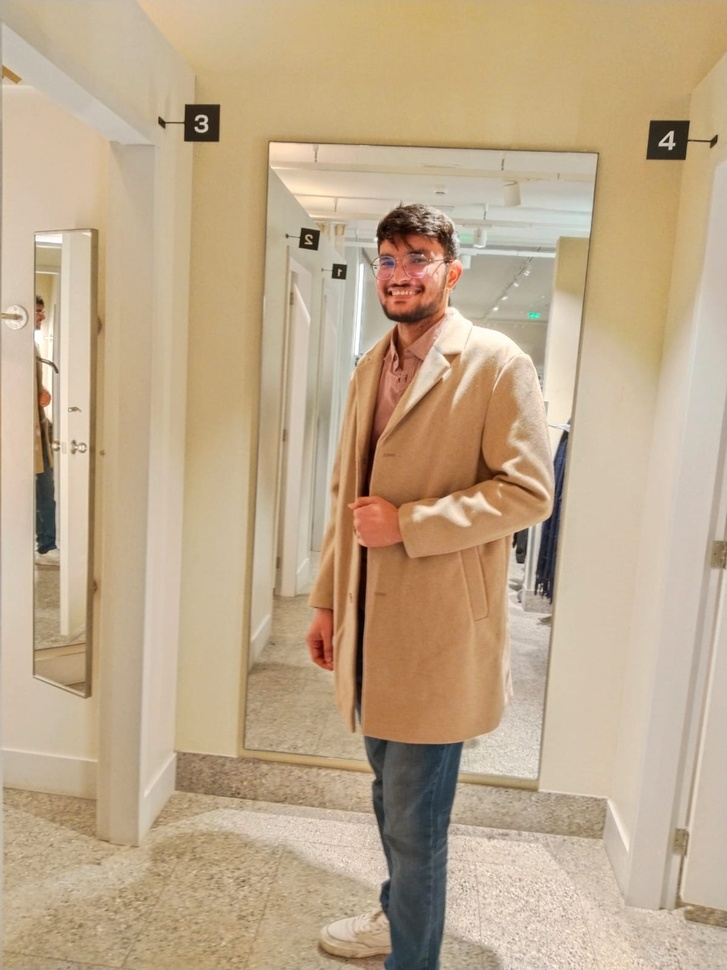
#> input picture Muki.jpeg, 727 x 970 px, shrunk from 1200 x 1600 before the run, found by its file name
$ jupyter execute --allow-errors 14Jan.ipynb
#> lines starting #> are read from the running program, lines starting #| are printed output that depends on the picture
Point Processing Techniques

[cell 1]
import cv2
import numpy as np

Image Negative

[cell 2]
img = cv2.imread('Pattern-Recognition/Muki.jpeg',0)
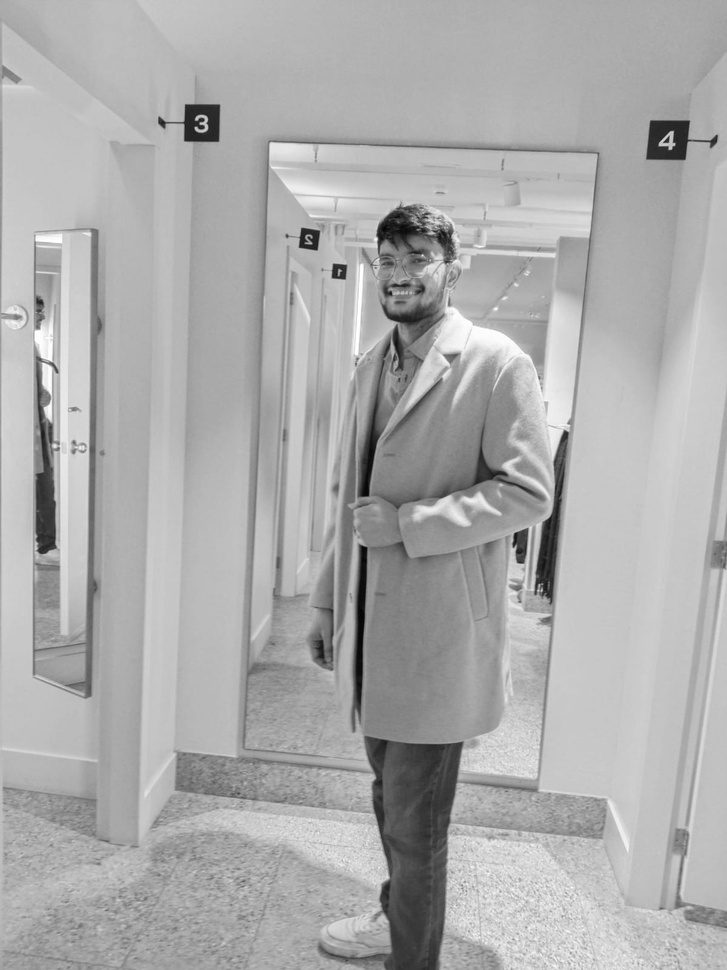
#> img: shape (970, 727); min 2, max 255, mean 172.2

To ascertain total numbers of rows and columns of the image, size of the image

[cell 3]
m,n = img.shape
#> m = 970; n = 727

To find the maximum grey level value in the image

[cell 4]
L = img.max()
#> L = 255

Maximum grey level value  minus the original image gives the negative image

[cell 5]
img_neg = L-img
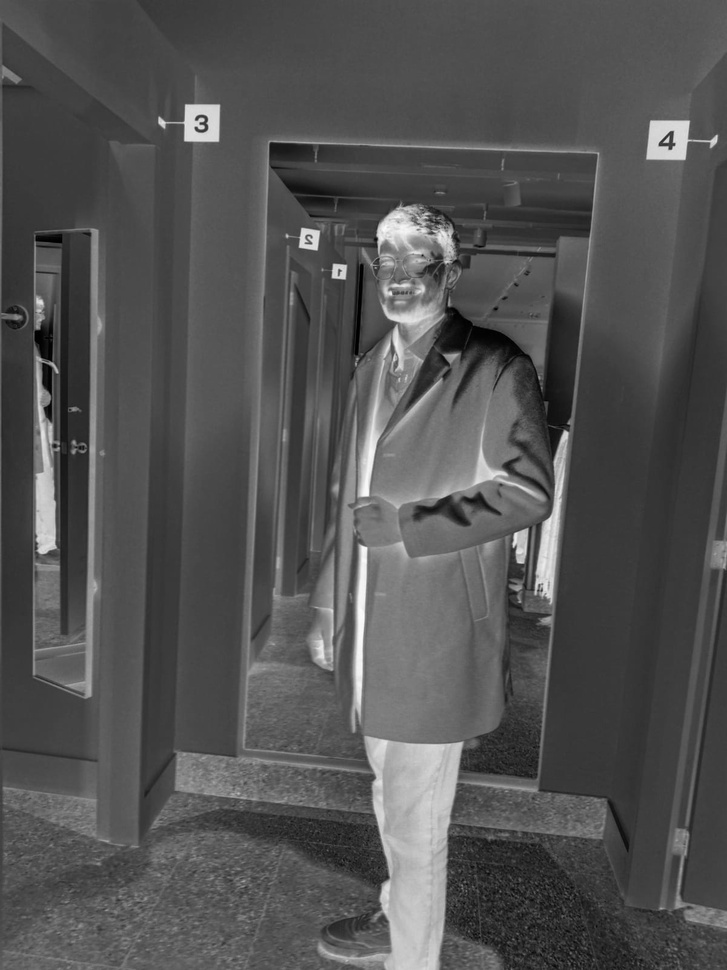
#> img_neg: shape (970, 727); min 0, max 253, mean 82.8

convert the np array img_neg to a png image

[cell 6]
cv2.imwrite('Cameraman_Negative.png', img_neg)
#> Out = True

Thresholding without background.
Let threshold =T.
Let pixel value in the original be denoted by r.
Let pixel value in the new image be denoted by s.
If r<T, s= 0
If r>T, s=255

[cell 7]
T = 150

Create an array of zeros

[cell 8]
import numpy as np

# Define variables
m, n = 5, 5  # Dimensions of the image
img = np.random.randint(0, 256, size=(m, n))  # Random grayscale image (values between 0 and 255)
T = 100  # Threshold value

# Initialize the output array
img_thresh = np.zeros((m, n), dtype=int)

# Apply thresholding
for i in range(m):
    for j in range(n):
        if img[i, j] < T:
            img_thresh[i, j] = 0
        else:
            img_thresh[i, j] = 255

# Print results
print("Original Image:")
print(img)
print("Thresholded Image:")
print(img_thresh)
